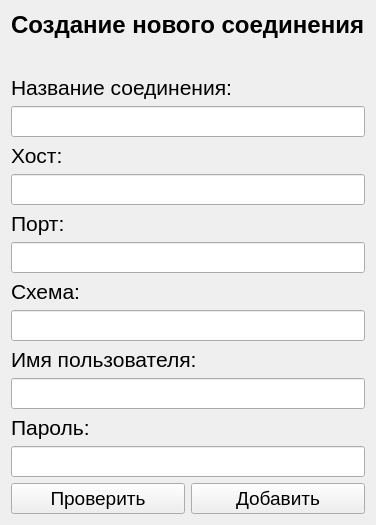
             <widget class="QWidget" name="tab">
              <attribute name="title">
               <string>Создать соединение</string>
              </attribute>
              <layout class="QGridLayout" name="gridLayout_5">
               <item row="0" column="0">
                <layout class="QVBoxLayout" name="verticalLayout_7">
                 <item>
                  <widget class="QLabel" name="label_7">
                   <property name="font">
                    <font>
                     <pointsize>18</pointsize>
                     <weight>75</weight>
                     <bold>true</bold>
                    </font>
                   </property>
                   <property name="text">
                    <string>Создание нового соединения</string>
                   </property>
                  </widget>
                 </item>
                 <item>
                  <widget class="QLabel" name="error_block">
                   <property name="font">
                    <font>
                     <pointsize>16</pointsize>
                     <underline>false</underline>
                    </font>
                   </property>
                   <property name="text">
                    <string/>
                   </property>
                  </widget>
                 </item>
                 <item>
                  <widget class="QLabel" name="label_12">
                   <property name="font">
                    <font>
                     <pointsize>16</pointsize>
                    </font>
                   </property>
                   <property name="text">
                    <string>Название соединения:</string>
                   </property>
                  </widget>
                 </item>
                 <item>
                  <widget class="QLineEdit" name="add_name">
                   <property name="font">
                    <font>
                     <pointsize>14</pointsize>
                    </font>
                   </property>
                  </widget>
                 </item>
                 <item>
                  <widget class="QLabel" name="label_8">
                   <property name="font">
                    <font>
                     <pointsize>16</pointsize>
                    </font>
                   </property>
                   <property name="text">
                    <string>Хост:</string>
                   </property>
                  </widget>
                 </item>
                 <item>
                  <widget class="QLineEdit" name="add_host">
                   <property name="font">
                    <font>
                     <pointsize>14</pointsize>
                    </font>
                   </property>
                   <property name="text">
                    <string/>
                   </property>
                  </widget>
                 </item>
                 <item>
                  <widget class="QLabel" name="label_9">
                   <property name="font">
                    <font>
                     <pointsize>16</pointsize>
                    </font>
                   </property>
                   <property name="text">
                    <string>Порт:</string>
                   </property>
                  </widget>
                 </item>
                 <item>
                  <widget class="QLineEdit" name="add_port">
                   <property name="font">
                    <font>
                     <pointsize>14</pointsize>
                    </font>
                   </property>
                   <property name="text">
                    <string/>
                   </property>
                  </widget>
                 </item>
                 <item>
                  <widget class="QLabel" name="label_13">
                   <property name="font">
                    <font>
                     <pointsize>16</pointsize>
                    </font>
                   </property>
                   <property name="text">
                    <string>Схема:</string>
                   </property>
                  </widget>
                 </item>
                 <item>
                  <widget class="QLineEdit" name="add_scheme">
                   <property name="font">
                    <font>
                     <pointsize>14</pointsize>
                    </font>
                   </property>
                  </widget>
                 </item>
                 <item>
                  <widget class="QLabel" name="label_10">
                   <property name="font">
                    <font>
                     <pointsize>16</pointsize>
                    </font>
                   </property>
                   <property name="text">
                    <string>Имя пользователя:</string>
                   </property>
                  </widget>
                 </item>
                 <item>
                  <widget class="QLineEdit" name="add_name_user">
                   <property name="font">
                    <font>
                     <pointsize>14</pointsize>
                    </font>
                   </property>
                   <property name="text">
                    <string/>
                   </property>
                  </widget>
                 </item>
                 <item>
                  <widget class="QLabel" name="label_11">
                   <property name="font">
                    <font>
                     <pointsize>16</pointsize>
                    </font>
                   </property>
                   <property name="text">
                    <string>Пароль:</string>
                   </property>
                  </widget>
                 </item>
                 <item>
                  <widget class="QLineEdit" name="add_password">
                   <property name="font">
                    <font>
                     <pointsize>14</pointsize>
                    </font>
                   </property>
                   <property name="text">
                    <string/>
                   </property>
                  </widget>
                 </item>
                 <item>
                  <layout class="QHBoxLayout" name="horizontalLayout_5">
                   <item>
                    <widget class="QPushButton" name="check_conn_btn">
                     <property name="font">
                      <font>
                       <pointsize>14</pointsize>
                      </font>
                     </property>
                     <property name="text">
                      <string>Проверить</string>
                     </property>
                    </widget>
                   </item>
                   <item>
                    <widget class="QPushButton" name="add_new_data_btn">
                     <property name="font">
                      <font>
                       <pointsize>14</pointsize>
                      </font>
                     </property>
                     <property name="text">
                      <string>Добавить</string>
                     </property>
                    </widget>
                   </item>
                  </layout>
                 </item>
                </layout>
               </item>
              </layout>
             </widget>
